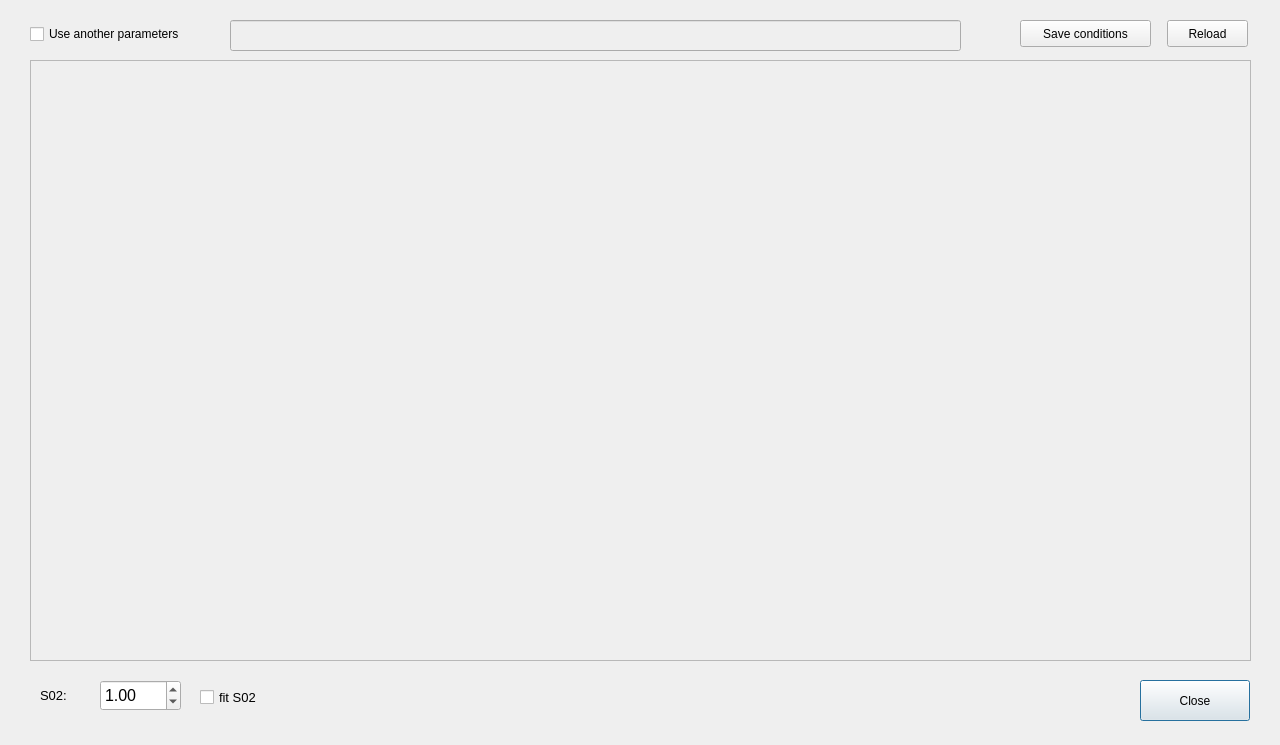
<?xml version="1.0" encoding="UTF-8"?>
<ui version="4.0">
 <class>Dialog</class>
 <widget class="QDialog" name="Dialog">
  <property name="geometry">
   <rect>
    <x>0</x>
    <y>0</y>
    <width>1280</width>
    <height>745</height>
   </rect>
  </property>
  <property name="windowTitle">
   <string>Dialog</string>
  </property>
  <widget class="QPushButton" name="pushButton">
   <property name="geometry">
    <rect>
     <x>1140</x>
     <y>680</y>
     <width>110</width>
     <height>41</height>
    </rect>
   </property>
   <property name="text">
    <string>Close</string>
   </property>
  </widget>
  <widget class="QScrollArea" name="scrollArea">
   <property name="geometry">
    <rect>
     <x>30</x>
     <y>60</y>
     <width>1221</width>
     <height>601</height>
    </rect>
   </property>
   <property name="widgetResizable">
    <bool>true</bool>
   </property>
   <widget class="QWidget" name="scrollAreaWidgetContents">
    <property name="geometry">
     <rect>
      <x>0</x>
      <y>0</y>
      <width>1219</width>
      <height>599</height>
     </rect>
    </property>
   </widget>
  </widget>
  <widget class="QLabel" name="label">
   <property name="geometry">
    <rect>
     <x>40</x>
     <y>680</y>
     <width>51</width>
     <height>31</height>
    </rect>
   </property>
   <property name="font">
    <font>
     <pointsize>10</pointsize>
    </font>
   </property>
   <property name="text">
    <string>S02:</string>
   </property>
  </widget>
  <widget class="QDoubleSpinBox" name="doubleSpinBox">
   <property name="geometry">
    <rect>
     <x>100</x>
     <y>680</y>
     <width>81</width>
     <height>31</height>
    </rect>
   </property>
   <property name="font">
    <font>
     <pointsize>12</pointsize>
    </font>
   </property>
   <property name="maximum">
    <double>2.000000000000000</double>
   </property>
   <property name="singleStep">
    <double>0.100000000000000</double>
   </property>
   <property name="value">
    <double>1.000000000000000</double>
   </property>
  </widget>
  <widget class="QCheckBox" name="checkBox">
   <property name="geometry">
    <rect>
     <x>200</x>
     <y>682</y>
     <width>91</width>
     <height>31</height>
    </rect>
   </property>
   <property name="font">
    <font>
     <pointsize>10</pointsize>
    </font>
   </property>
   <property name="text">
    <string>fit S02</string>
   </property>
  </widget>
  <widget class="QPushButton" name="pB_reload">
   <property name="geometry">
    <rect>
     <x>1167</x>
     <y>20</y>
     <width>81</width>
     <height>27</height>
    </rect>
   </property>
   <property name="text">
    <string>Reload</string>
   </property>
  </widget>
  <widget class="QPushButton" name="pB_savecondtion">
   <property name="geometry">
    <rect>
     <x>1020</x>
     <y>20</y>
     <width>131</width>
     <height>27</height>
    </rect>
   </property>
   <property name="text">
    <string>Save conditions</string>
   </property>
  </widget>
  <widget class="QCheckBox" name="cB_use_anotherParams">
   <property name="geometry">
    <rect>
     <x>30</x>
     <y>23</y>
     <width>191</width>
     <height>22</height>
    </rect>
   </property>
   <property name="text">
    <string>Use another parameters</string>
   </property>
  </widget>
  <widget class="QLineEdit" name="lE_params">
   <property name="enabled">
    <bool>false</bool>
   </property>
   <property name="geometry">
    <rect>
     <x>230</x>
     <y>20</y>
     <width>731</width>
     <height>31</height>
    </rect>
   </property>
   <property name="toolTip">
    <string>&lt;html&gt;&lt;head/&gt;&lt;body&gt;&lt;p&gt;&lt;span style=&quot; font-size:10pt;&quot;&gt;Write another parameters for fitting.&lt;/span&gt;&lt;/p&gt;&lt;p&gt;&lt;span style=&quot; font-size:10pt;&quot;&gt;Ex.1: parameter name: dR, initial value: 0.05, status[guess or set]: guess&lt;/span&gt;&lt;/p&gt;&lt;p&gt;&lt;span style=&quot; font-size:10pt;&quot;&gt;=&amp;gt; dR=[0.05, guess] (use quotation mark for strings. Separate each parameters with ';')&lt;/span&gt;&lt;/p&gt;&lt;p&gt;&lt;span style=&quot; font-size:10pt;&quot;&gt;Ex.2: parameter name: alpha, initial value: 0.05, status[guess or set]: guess, 'alpha' should be between 0 and 1&lt;/span&gt;&lt;/p&gt;&lt;p&gt;&lt;span style=&quot; font-size:10pt;&quot;&gt;=&amp;gt; dR=[0.05, guess, (0:1)] (use quotation mark for strings. Separate each parameters with ';')&lt;/span&gt;&lt;br/&gt;&lt;/p&gt;&lt;/body&gt;&lt;/html&gt;</string>
   </property>
  </widget>
 </widget>
 <resources/>
 <connections/>
</ui>
